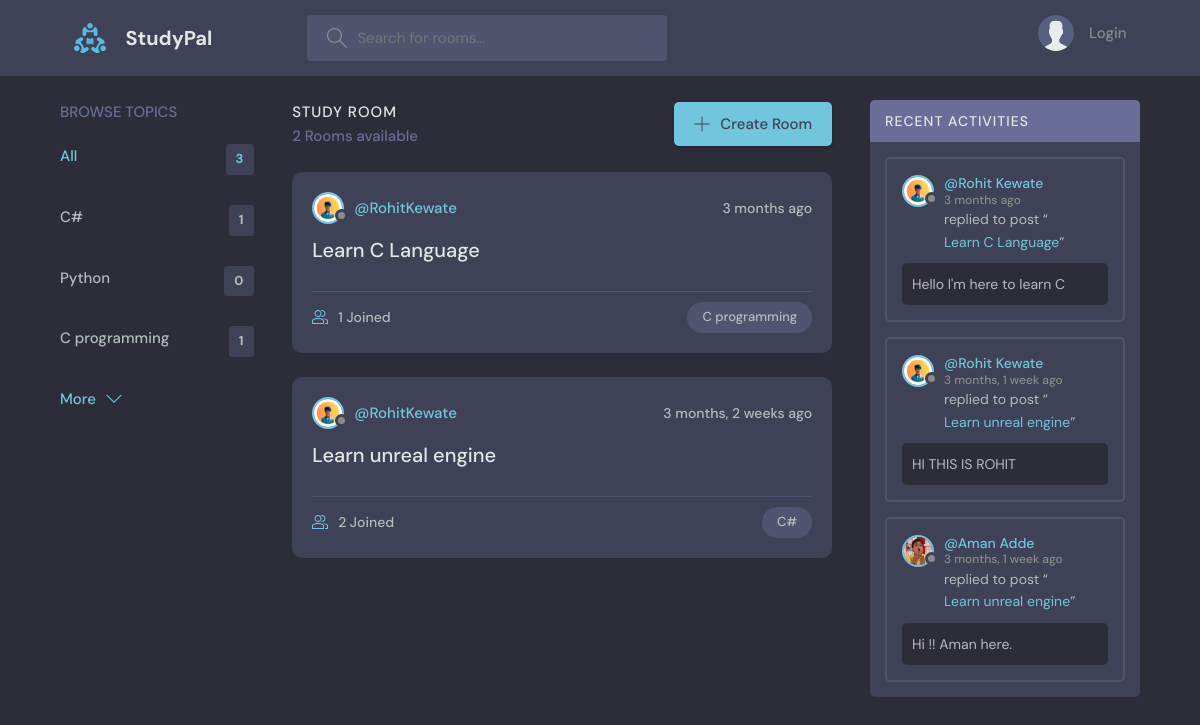
The page / on the database its author committed.
### base/models.py (models this page shows, shortened)
class Topic(models.Model):
    name= models.CharField(max_length=200)

class Room(models.Model):
    host = models.ForeignKey(User, on_delete=models.SET_NULL, null=True)
    topic = models.ForeignKey(Topic, on_delete=models.SET_NULL, null=True)
    name= models.CharField(max_length=200)
    description = models.TextField(null=True, blank=True)
    participants = models.ManyToManyField(User,related_name='participants', blank=True)
    updated = models.DateTimeField(auto_now=True)
    created = models.DateTimeField(auto_now_add=True)
    class Meta:
        ordering = ['-updated', 'created']
    def __str__(self):
        return self.name

class User(AbstractUser):
    name = models.CharField(max_length=200, null=True)
    email = models.EmailField(unique=True, null=True)
    bio = models.TextField(null=True)
    avatar = models.ImageField(null= True, default="avatar.svg",upload_to ='images/')
    USERNAME_FIELD = 'email'
    REQUIRED_FIELDS = []

class Message(models.Model):
    user = models.ForeignKey(User, on_delete=models.CASCADE)
    room = models.ForeignKey(Room, on_delete=models.CASCADE)
    body = models.TextField()
    updated = models.DateTimeField(auto_now=True)
    created = models.DateTimeField(auto_now_add=True)
    class Meta:
        ordering = ['-updated', 'created']
    def __str__(self):
        return self.body[0:50]

### base/views.py (the view)
# urls.py: path('', views.home, name="home-page"),
def home(request):
    q = request.GET.get('q') if request.GET.get('q') != None else ''
    rooms = Room.objects.filter(
       Q(topic__name__icontains=q) |
       Q(name__icontains=q) |
       Q(description__icontains=q)
       )
    topics = Topic.objects.all()[0:5]
    room_count = rooms.count()
    room_messages = Message.objects.filter(Q(room__topic__name__icontains=q))
    context={'rooms': rooms,'topics':topics,'room_count': room_count, 'room_messages': room_messages}
    return render(request, 'base/home.html', context)

### base/templates/base/home.html (shortened to what this page needs)
{% extends 'base.html' %}
{% load static %}
{% block content %}
<main class="layout layout--3">
  <div class="container">
    {% include 'base/topics_component.html' %}
    <div class="roomList">
      <div class="roomList__header">
        <div>
          <h2>Study Room</h2>
          <p>{{room_count}} Rooms available</p>
        </div>
        <a class="btn btn--main" href="{% url 'create-room-page' %}">
          <svg version="1.1" xmlns="http://www.w3.org/2000/svg" width="32" height="32" viewBox="0 0 32 32">
            <title>add</title>
            <path
              d="M16.943 0.943h-1.885v14.115h-14.115v1.885h14.115v14.115h1.885v-14.115h14.115v-1.885h-14.115v-14.115z"
            ></path>
          </svg>
          Create Room
        </a>
      </div>
      {% include 'base/feed_component.html' %}
    </div>
    {% include 'base/activity_component.html' %}
  </div>
</main>
{% endblock content %}

### base/templates/base/topics_component.html
{% load static %}
<div class="topics">
    <div class="topics__header">
      <h2>Browse Topics</h2>
    </div>
    <ul class="topics__list">
      <li>
        <a href="{% url 'home-page' %}" class="active">All <span>{{ topics.count }}</span></a>
      </li>
      {% for topic in topics %}
      <li>
        <a href="{% url 'home-page' %}?q={{topic.name}}">{{ topic.name }}<span>{{ topic.room_set.all.count }}</span></a>
      </li>
      {% endfor %}
    </ul>
    <a class="btn btn--link" href="{% url 'topics-page' %}">
      More
      <svg version="1.1" xmlns="http://www.w3.org/2000/svg" width="32" height="32" viewBox="0 0 32 32">
        <title>chevron-down</title>
        <path d="M16 21l-13-13h-3l16 16 16-16h-3l-13 13z"></path>
      </svg>
    </a>
  </div>

### base/templates/base/feed_component.html (shortened to what this page needs)
{% load static %}
{% for room in rooms %}
<div class="roomListRoom">
    <div class="roomListRoom__header">
      <a href="{% url 'user-profile-page' user.id %}" class="roomListRoom__author">
        <div class="avatar avatar--small">
          <img src="{{ room.host.avatar.url }}" />
        </div>
        <span>@{{ room.host.username }}</span>
      </a>
      <div class="roomListRoom__actions">
        <span>{{ room.created|timesince }} ago</span>
      </div>
    </div>
    <div class="roomListRoom__content">
      <a href="{% url 'room-page' room.id %}">{{ room.name }}</a>
    </div>
    <div class="roomListRoom__meta">
      <a href="{% url 'room-page' room.id %}" class="roomListRoom__joined">
        {{ room.participants.all.count }} Joined
      </a>
      <p class="roomListRoom__topic">{{ room.topic.name }}</p>
    </div>
</div>
{% endfor %}

### base/templates/base/activity_component.html (shortened to what this page needs)
{% load static %}
<div class="activities">
    <div class="activities__header">
      <h2>Recent Activities</h2>
    </div>
    {% for message in room_messages %}
    <div class="activities__box">
      <div class="activities__boxHeader roomListRoom__header">
        <a href="{% url 'user-profile-page' message.user.id  %}" class="roomListRoom__author">
          <div class="avatar avatar--small">
            <img src="{{ message.user.avatar.url }}" />
          </div>
          <p>
            @{{ message.user.name }}
            <span>{{ message.created|timesince }} ago</span>
          </p>
        </a>
      </div>
      <div class="activities__boxContent">
        <p>replied to post “<a href="{% url 'room-page' message.room.id %}">{{ message.room }}</a>”</p>
        <div class="activities__boxRoomContent">
          {{ message }}
        </div>
      </div>
    </div>
    {% endfor %}
</div>

### rows shown on the page
Topic: name "C#", room_set.all.count "1"
Topic: name "Python", room_set.all.count "0"
Topic: name "C programming", room_set.all.count "1"
Room: host.avatar (picture), host.username "RohitKewate", created "3 months", name "Learn C Language", participants.all.count "1", topic.name "C programming"
Room: host.avatar (picture), host.username "RohitKewate", created "3 months, 2 weeks", name "Learn unreal engine", participants.all.count "2", topic.name "C#"
Message: user.avatar (picture), user.name "Rohit Kewate", created "3 months", room "Learn C Language", body "Hello I'm here to learn C"
Message: user.avatar (picture), user.name "Rohit Kewate", created "3 months, 1 week", room "Learn unreal engine", body "HI THIS IS ROHIT"
Message: user.avatar (picture), user.name "Aman Adde", created "3 months, 1 week", room "Learn unreal engine", body "Hi !! Aman here."

### other values the page prints
{{ topics.count }} "3"
{{ room_count }} "2"
